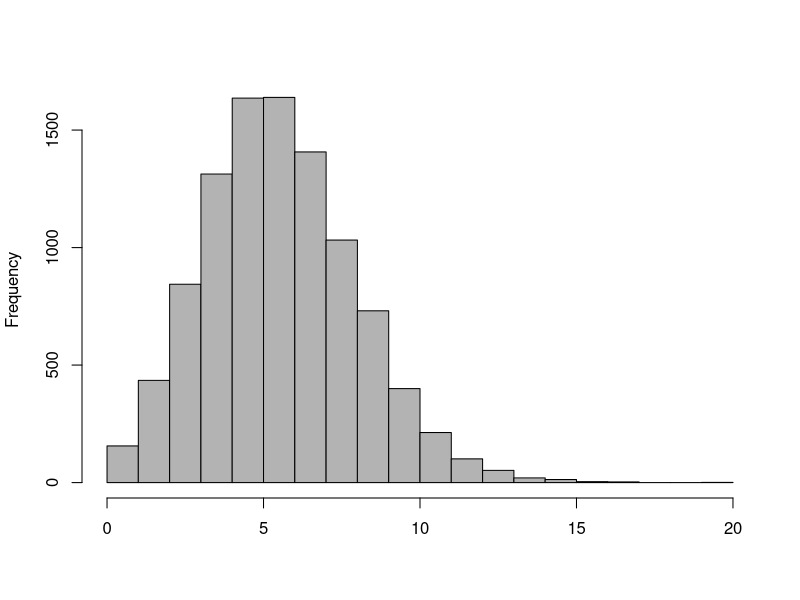

The R source for this figure:
## ---- chunk 1
knitr::opts_chunk$set(echo = TRUE, warning = FALSE, message = FALSE, dev.args = list(bg = 'transparent'), fig.align = 'center', fig.width = 3, fig.height = 2)
## ---- chunk 2
  # require('gtools')
  # x = matrix(rdirichlet(1, rep(1, 12)), nrow = 3)
  x = matrix(c(0.22, 0, 0.16, 0.21, 0.14, 0.15, 0, 0.06, 0, 0.01, 0.01, 0.04), nrow = 3)
  rownames(x) = c("blue", 'green', 'brown')
  colnames(x) = c("blond", 'brown', 'red', 'black')
  show(x)
## ---- chunk 3
library('ggplot2')
set.seed(1774)
rbinom(10, 10, .5)
## ---- chunk 4
set.seed(1774)
hist(rpois(10000, 6), col = 'grey70', main = '', xlab = '')
## ---- chunk 5
c(1, 1, 1, 1, 1)
## ---- chunk 6
c(101, 112, 107)
